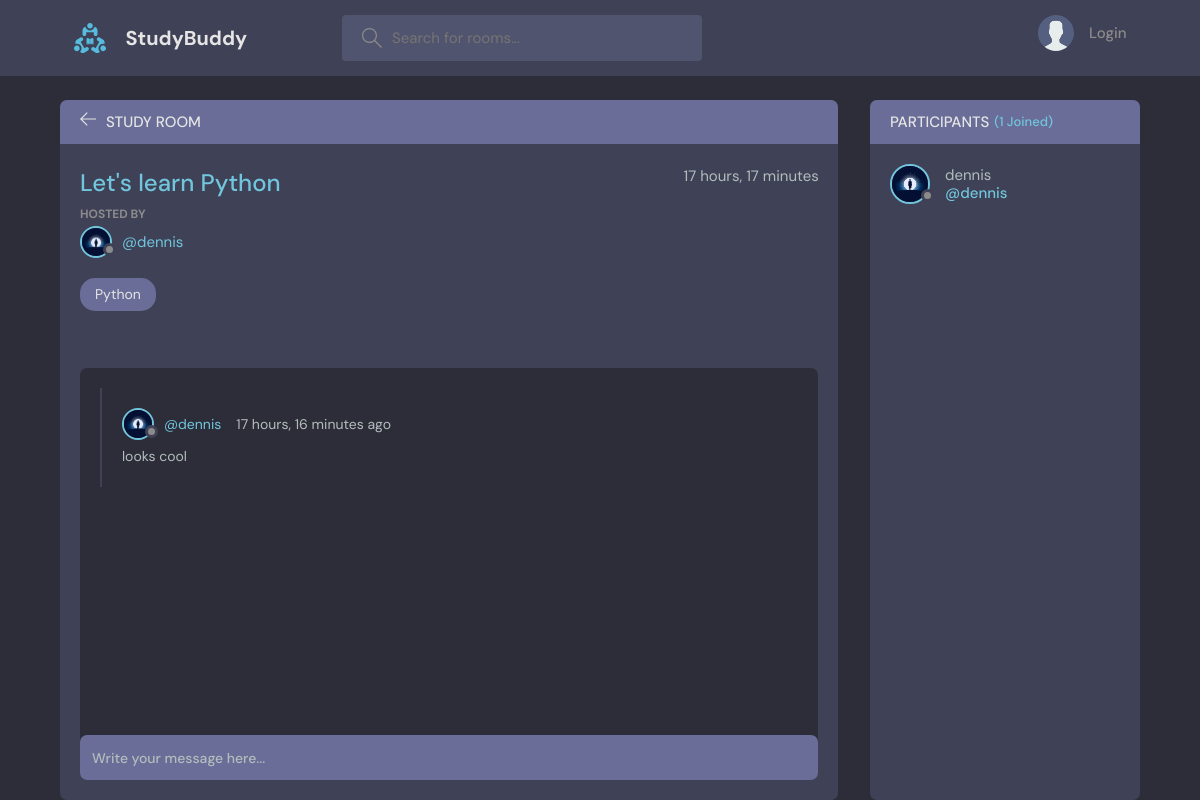
/rooms/1/, run on an earlier commit of the app's database.
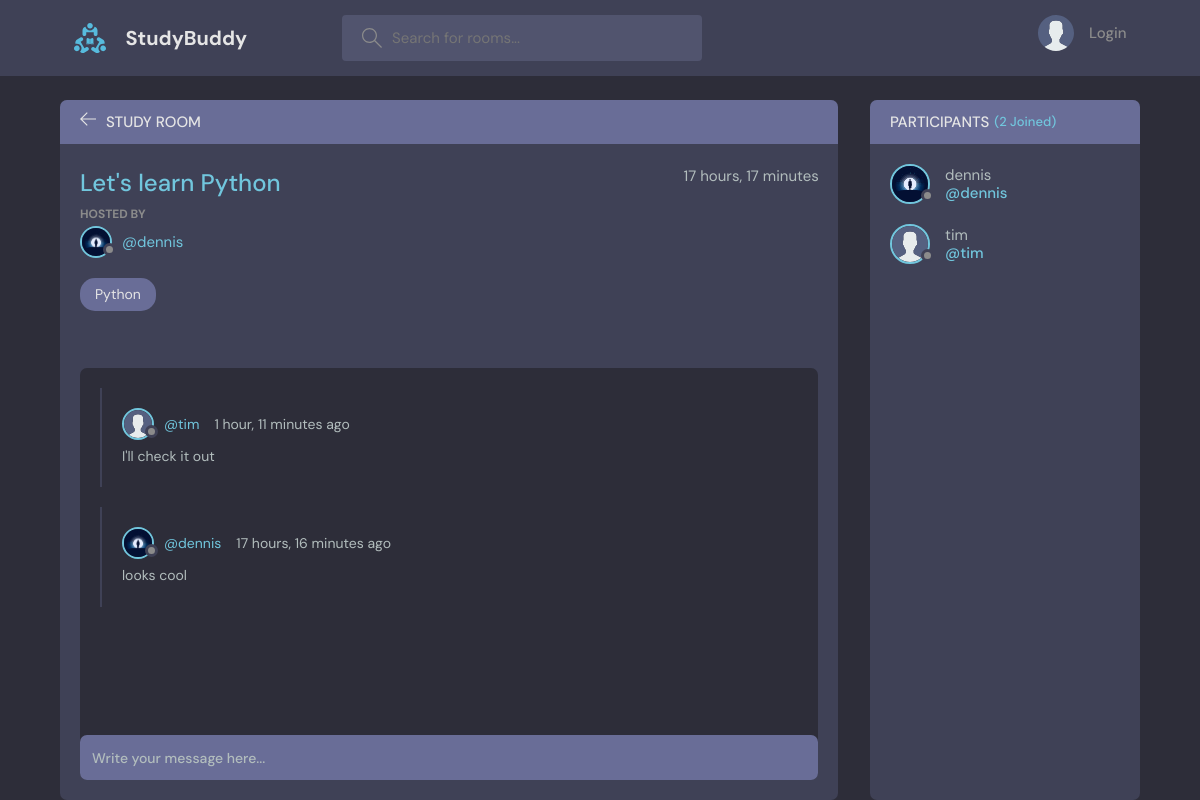
And on a later commit of the database.
### base/models.py (models this page shows, shortened)
class Message(models.Model):
    user = models.ForeignKey(User, on_delete=models.CASCADE)
    Room = models.ForeignKey(Room, on_delete=models.CASCADE)
    body = models.TextField()
    created_at = models.DateTimeField(auto_now_add=True)
    updated_at = models.DateTimeField(auto_now=True)
    class Meta:
        ordering = ['-updated_at', '-created_at']

class User(AbstractUser):
    name = models.CharField(max_length=200, null=True)
    email = models.EmailField(unique=True, null=True)
    bio = models.TextField(null=True)
    avatar = models.ImageField(null=True, default="avatar.svg")
    USERNAME_FIELD = 'email'
    REQUIRED_FIELDS = []

### base/views.py (the view, shortened to what this page needs)
# urls.py: path('rooms/<str:pk>/', views.room_view, name='rooms'),
def room_view(request, pk):
    room = Room.objects.get(id=pk)
    room_messages = room.message_set.all()
    participants = room.participants.all()
    context = {'room': room, 'room_messages': room_messages, 'participants': participants}
    return render(request, 'base/rooms.html', context)

### base/models.py (called while the page is built)
    def __str__(self):
        return self.name

### base/templates/base/rooms.html (shortened to what this page needs)
{% extends 'main.html' %}
{% block content %}
<main class="profile-page layout layout--2">
  <div class="container">
    <div class="room">
      <div class="room__top">
        <div class="room__topLeft">
          <a href="{% url 'home' %}">
            <svg version="1.1" xmlns="http://www.w3.org/2000/svg" width="32" height="32" viewBox="0 0 32 32">
              <title>arrow-left</title>
              <path
                d="M13.723 2.286l-13.723 13.714 13.719 13.714 1.616-1.611-10.96-10.96h27.625v-2.286h-27.625l10.965-10.965-1.616-1.607z"
              ></path>
            </svg>
          </a>
          <h3>Study Room</h3>
        </div>
      </div>
      <div class="room__box scroll">
        <div class="room__header scroll">
          <div class="room__info">
            <h3>{{room.name}}</h3>
            <span>{{room.created_at|timesince}}</span>
          </div>
          <div class="room__hosted">
            <p>Hosted By</p>
            <a href="{% url 'user-profile' room.hosts.id %}" class="room__author">
              <div class="avatar avatar--small">
                <img src="{{room.hosts.avatar.url}}" />
              </div>
              <span>@{{room.hosts.username}}</span>
            </a>
          </div>
          <span class="room__topics">{{room.topic}}</span>
        </div>
        <div class="room__conversation">
          <div class="threads scroll">
            {% for message in room_messages %}
            <div class="thread">
              <div class="thread__top">
                <div class="thread__author">
                  <a href="{% url 'user-profile' message.user.id%} " class="thread__authorInfo">
                    <div class="avatar avatar--small">
                      <img src="{{message.user.avatar.url}}" />
                    </div>
                    <span>@{{message.user.username}}</span>
                  </a>
                  <span class="thread__date">{{message.created_at|timesince}} ago</span>
                </div>
              </div>
              <div class="thread__details">
                {{message.body}}
              </div>
            </div>
            {% endfor %}
          </div>
        </div>
      </div>
      <div class="room__message">
        <form action="" method="POST">
          <input name="body" placeholder="Write your message here..." />
        </form>
      </div>
    </div>
    <div class="participants">
      <h3 class="participants__top">Participants <span>({{participants.count}} Joined)</span></h3>
      <div class="participants__list scroll">
        {% for user in participants %}
        <a href="{% url 'user-profile' user.id %}" class="participant">
          <div class="avatar avatar--medium">
            <img src="{{user.avatar.url}}" />
          </div>
          <p>
            {{user.username}}
            <span>@{{user.username}}</span>
          </p>
        </a>
        {% endfor %}
      </div>
    </div>
  </div>
</main>
{% endblock content %}

What changed in the data, as far as the page shows it:
added Message: user.avatar (placeholder picture), user.username "tim", created_at "1 hour, 11 minutes", body "I'll check it out"
added User: avatar (placeholder picture), username "tim"
Also different on the page:
{{ participants.count }}: "1" → "2"
